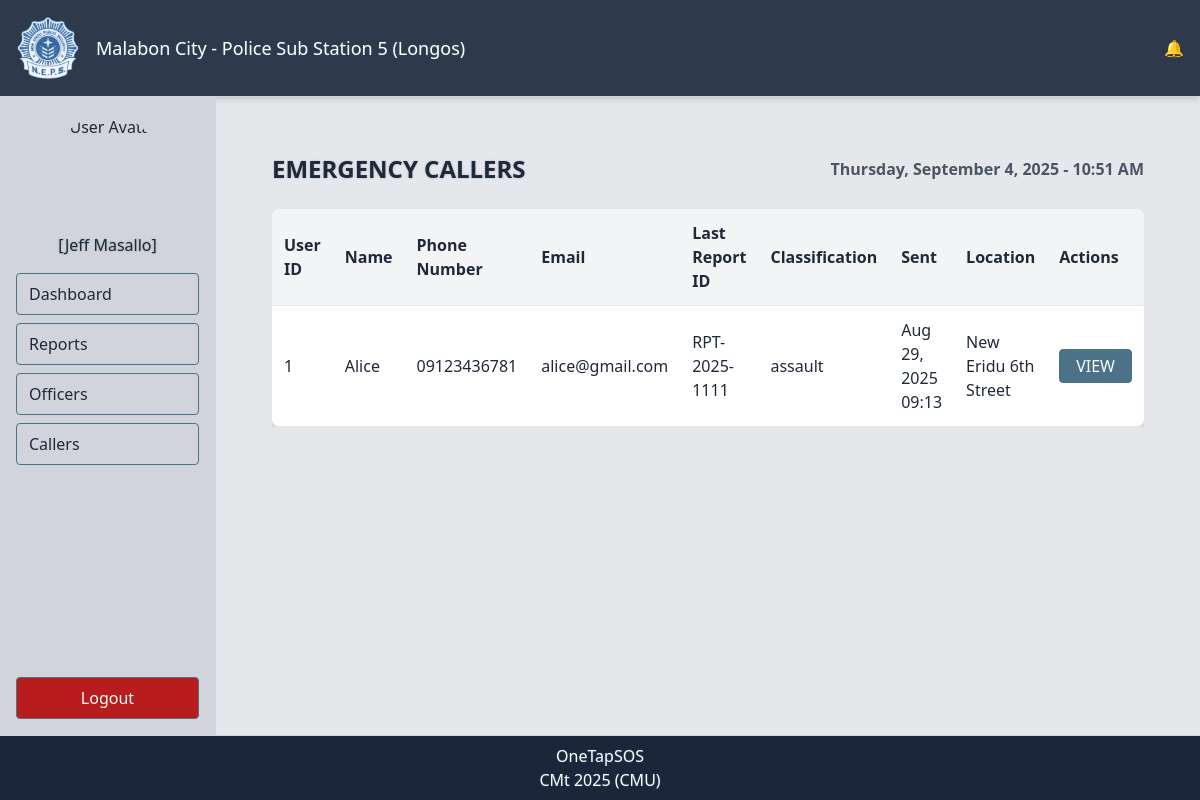
/users/callerslist/ (signed in), run on the app's committed database.
### users/models.py (models this page shows, shortened)
class UserProfile(AbstractUser):
    username = None  # Remove default username
    police_id = models.CharField(
        max_length=20,
        unique=True,
        validators=[police_id_regex],
        help_text="Enter your official Police ID (e.g. PNP-12345)"
    )
    email = models.EmailField(unique=True)
    first_name = models.CharField(max_length=150)
    last_name = models.CharField(max_length=150)
    phone_number = models.CharField(
        max_length=11,
        validators=[philippine_mobile_regex],
        help_text="Enter a valid Philippine mobile number (e.g. 09123456789)."
    )
    rank = models.CharField(
        max_length=40,
        choices=RANK_GROUPED_CHOICES,
        default='Patrolman/Patrolwoman',
        help_text="Select your official police rank."
    )
    designation = models.CharField(
        max_length=100,
        blank=True,
        null=True,
        help_text="Officer’s current designation/role (e.g. Investigator, Desk Officer, Patrol Unit)."
    )
    area_vicinity = models.CharField(
        max_length=150,
        blank=True,
        null=True,
        help_text="Assigned area or vicinity of responsibility (e.g. Quezon City, Barangay 123)."
    )
    officer_photo = models.ImageField(
        upload_to='officer_photos/',
        null=True,
        blank=True,
        validators=[FileExtensionValidator(['jpg', 'jpeg', 'png'])],
        help_text="Upload a profile picture of the officer."
    )
    date_joined = models.DateTimeField(auto_now_add=True)
    is_active = models.BooleanField(default=True)
    is_staff = models.BooleanField(default=False)
    USERNAME_FIELD = 'police_id'
    REQUIRED_FIELDS = ['email', 'first_name', 'last_name']
    objects = CustomUserManager()

### callers/models.py (models this page shows, shortened)
class Caller(models.Model):
    caller_id = models.AutoField(primary_key=True)
    full_name = models.CharField(max_length=150)
    phone_number = models.CharField(
        max_length=11,
        unique=True,
        validators=[philippine_mobile_regex]
    )
    email = models.EmailField(unique=True, blank=True, null=True)
    password = models.CharField(max_length=128)  # will store **hashed** password
    date_registered = models.DateTimeField(auto_now_add=True)

### users/views.py (the view)
# urls.py: path('callerslist/', views.callers_list, name='callers_list'),
@login_required
def callers_list(request):
    latest_report = EmergencyReport.objects.filter(
        sender=OuterRef("pk")
    ).order_by("-date_time_reported")
    callers = Caller.objects.annotate(
        last_report_id=Subquery(latest_report.values("report_id")[:1]),
        last_report_status=Subquery(latest_report.values("status")[:1]),
        last_report_category=Subquery(latest_report.values("crime_category")[:1]),
        last_report_date=Subquery(latest_report.values("date_time_reported")[:1]),
        last_report_location=Subquery(latest_report.values("location")[:1]),
    )
    return render(request, "users/callers_list.html", {"callers": callers})

### notifications/context_processors.py (called while the page is built)
def notifications_context(request):
    if request.user.is_authenticated:
        unread_count = Notification.objects.filter(
            recipient=request.user, is_read=False
        ).count()
        latest_notifications = Notification.objects.filter(
            recipient=request.user
        ).order_by("-created_at")[:10]
    else:
        unread_count = 0
        latest_notifications = []
    return {
        "unread_count": unread_count,
        "latest_notifications": latest_notifications,
    }

### templates/users/callers_list.html (shortened to what this page needs)
{% extends "base.html" %}
{% block content %}
<div class="p-6 space-y-6">
    <div class="flex flex-col md:flex-row md:justify-between md:items-center gap-3">
        <h2 class="text-2xl font-semibold text-gray-800 text-glow">EMERGENCY CALLERS</h2>
        <p class="text-gray-600 text-sm md:text-base"><strong>{% now "l, F j, Y - h:i A" %}</strong></p>
    </div>
    {% if callers %}
    <div class="hidden md:block overflow-x-auto">
        <table class="w-full border-collapse bg-white shadow-md rounded-lg overflow-hidden">
            <thead>
                <tr class="bg-gray-100">
                    <th class="p-3 border-b text-left text-gray-800 font-semibold">User ID</th>
                    <th class="p-3 border-b text-left text-gray-800 font-semibold">Name</th>
                    <th class="p-3 border-b text-left text-gray-800 font-semibold">Phone Number</th>
                    <th class="p-3 border-b text-left text-gray-800 font-semibold">Email</th>
                    <th class="p-3 border-b text-left text-gray-800 font-semibold">Last Report ID</th>
                    <th class="p-3 border-b text-left text-gray-800 font-semibold">Classification</th>
                    <th class="p-3 border-b text-left text-gray-800 font-semibold">Sent</th>
                    <th class="p-3 border-b text-left text-gray-800 font-semibold">Location</th>
                    <th class="p-3 border-b text-left text-gray-800 font-semibold">Actions</th>
                </tr>
            </thead>
            <tbody>
                {% for caller in callers %}
                <tr class="hover:bg-gray-50">
                    <td class="p-3 border-b">{{ caller.caller_id }}</td>
                    <td class="p-3 border-b">{{ caller.full_name|default:"N/A" }}</td>
                    <td class="p-3 border-b">{{ caller.phone_number }}</td>
                    <td class="p-3 border-b">{{ caller.email|default:"N/A" }}</td>
                    <td class="p-3 border-b">{{ caller.last_report_id|default:"N/A" }}</td>
                    <td class="p-3 border-b">{{ caller.last_report_category|default:"N/A" }}</td>
                    <td class="p-3 border-b">{{ caller.last_report_date|date:"M d, Y H:i"|default:"--" }}</td>
                    <td class="p-3 border-b">{{ caller.last_report_location|default:"N/A" }}</td>
                    <td class="p-3 border-b text-center">
                        <a href="{% url 'callers_view' caller.caller_id %}" class="inline-block px-4 py-1 bg-[#4B7289] text-white rounded hover:bg-[#6B7280] transition border-glow">VIEW</a>
                    </td>
                </tr>
                {% endfor %}
            </tbody>
        </table>
    </div>
    {% else %}
    <p class="text-gray-500">No callers found.</p>
    {% endif %}
</div>
{% endblock %}

### templates/base.html (shortened to what this page needs)
{% load static %}
{% load humanize %}
<!DOCTYPE html>
<html lang="en">
<head>
    <script src="https://cdn.tailwindcss.com"></script>
</head>
<body class="bg-[#E5E7EB] text-gray-800 font-sans" x-data="{ open: false }">
    <div class="flex flex-col min-h-screen">
        <header class="flex justify-between items-center p-4 bg-[#1B263B]/90 shadow-md border-b border-gray-300">
            <div class="flex items-center gap-4">
                <img src="/static/img/NEPS_Logo.png" alt="Station Logo"
                    class="w-12 h-12 sm:w-16 sm:h-16 object-cover">
                <div class="text-base sm:text-lg font-medium text-white text-glow leading-tight">
                    Malabon City - Police Sub Station 5 <br class="sm:hidden"> (Longos)
                </div>
            </div>
            <div class="relative" x-data="{ showNotif: false }">
                <button @click="showNotif = !showNotif" class="relative text-white focus:outline-none">
                    🔔
                </button>
            </div>
        </header>
        <div class="flex flex-1">
            <aside
                class="fixed inset-y-0 left-0 w-56 p-4 bg-[#D1D5DB] border-r border-gray-300 flex flex-col
                       transform transition-transform ease-in-out duration-300
                       md:relative md:translate-x-0 md:flex z-50"
                :class="open ? 'translate-x-0' : '-translate-x-full'">
                <div class="flex flex-col items-center">
                    {% if request.user.officer_photo %}
                        <img src="{{ request.user.officer_photo.url }}" alt="User Avatar"
                            class="w-24 h-24 sm:w-28 sm:h-28 object-cover rounded-full border-2 border-gray-300 mb-2">
                    {% else %}
                        <img src="{% static 'img/avatar-placeholder.png' %}" alt="User Avatar"
                            class="w-24 h-24 sm:w-28 sm:h-28 object-cover rounded-full border-2 border-gray-300 mb-2">
                    {% endif %}
                    <p class="font-medium text-gray-800 text-glow mb-4 text-sm sm:text-base text-center">
                        [{{ request.user.get_full_name|default:request.user.username }}]
                    </p>
                </div>
                <nav class="flex flex-col gap-2">
                    <a href="{% url 'dashboard' %}" class="px-3 py-2 rounded hover:bg-[#4B7289]/80 hover:text-white transition border-glow">
                        Dashboard
                    </a>
                    <a href="{% url 'report_list' %}" class="px-3 py-2 rounded hover:bg-[#4B7289]/80 hover:text-white transition border-glow">
                        Reports
                    </a>
                    <a href="{% url 'officer_list' %}" class="px-3 py-2 rounded hover:bg-[#4B7289]/80 hover:text-white transition border-glow">
                        Officers
                    </a>
                    <a href="{% url 'callers_list' %}" class="px-3 py-2 rounded hover:bg-[#4B7289]/80 hover:text-white transition border-glow">
                        Callers
                    </a>
                </nav>
                <form method="post" action="{% url 'logout' %}" class="mt-auto">
                    <button type="submit"
                        class="w-full bg-[#B91C1C] hover:bg-[#991B1B] text-white py-2 rounded border-glow transition">
                        Logout
                    </button>
                </form>
            </aside>
            <main class="flex-1 p-4 sm:p-8 space-y-4 sm:space-y-6">
                {% block content %}{% endblock %}
            </main>
        </div>
        <footer class="bg-[#1B263B] text-white text-center py-2 border-t border-gray-300 text-glow text-sm sm:text-base">
            OneTapSOS<br>
            CMt 2025 (CMU)
        </footer>
    </div>
</body>
</html>

### templates/base.html (style rules this page uses)
.border-glow { border: 1px solid #4B7289; transition: border-color 0.3s ease; }
.text-glow { text-shadow: 0 0 2px rgba(75, 114, 137, 0.5); }

### data on the page
UserProfile: user.get_full_name "Jeff Masallo"
Caller: caller_id "1", full_name "Alice", phone_number "09123436781", email "alice@gmail.com", last_report_id "RPT-2025-1111", last_report_category "assault", last_report_date "Aug 29, 2025 09:13", last_report_location "New Eridu 6th Street"
